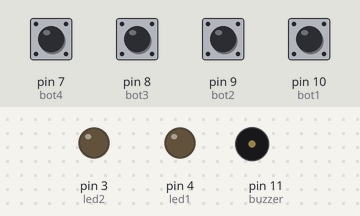
This sketch was run on a simulated Arduino Uno, built with avr-gcc and run on an emulated ATmega328P. Parts: output pins drawn as LEDs (lit = HIGH), buzzer (waves = sounding). Inputs (shaded band) come from the test bench; at power-on: pin 7 (bot4), pin 8 (bot3), pin 9 (bot2), pin 10 (bot1) LOW.

Above: at 1.2 s.
1.3 s: pin 7 (bot4) pulled HIGH for 0.15 s
At 1.38 s:
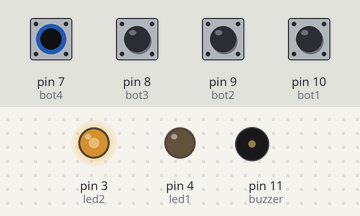
3.0 s: pin 10 (bot1) pulled HIGH for 1 s
At 3.6 s:
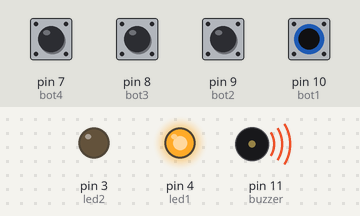
6.1 s: pin 8 (bot3) pulled HIGH for 0.15 s
At 6.2 s:
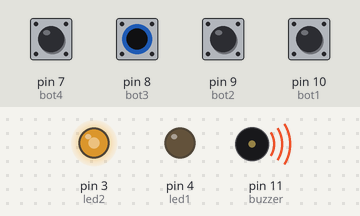
Timing chart, 0 to 6.1 s (numbered marks = the images above; inputs shaded):
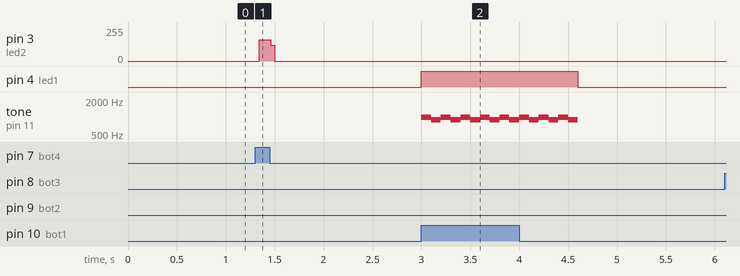

Measured:
- after the input at 1.3 s, pin 3 (led2): 0/255 → 158/255 at once, → 0/255 0.12 s later
- after the input at 3.0 s, pin 4 (led1): LOW → HIGH at once, → LOW 1.6 s later; tone on pin 11 (buzzer): silent → 1000 Hz at once, then repeats every 0.20 s: 900 Hz 0.10 s, 1000 Hz 0.10 s, until it stays silent from 4.6 s

The sketch:

JogoInclusivoParaCegos.ino
```cpp
//versão 1, reproduz apenas uma rodada.

#define NOTE1 1000//definindo a frequência que o buzzer tocará


int buzzer = 11;//porta onde está o buzzer.
int led1 = 4;//porta onde está a led
int led2 = 3;//porta onde está a led
int bot1 = 10;//porta onde está o primeiro  botão.
int bot2 = 9;//porta onde está o segundo botão.
int bot3 = 8;//porta onde está o terceiro botão.
int bot4 = 7;//porta onde está o quarto botão.

void setup() {

  pinMode(bot1, INPUT);//designando o botão como entrada.
  pinMode(bot2, INPUT);//designando o botão como entrada.
  pinMode(bot3, INPUT);//designando o botão como entrada.
  pinMode(bot4, INPUT);//designando o botão como entrada.
  pinMode(led1, OUTPUT);//designando a led como saida.
  pinMode(led2, OUTPUT);//designando a led como saida.
  pinMode(buzzer, OUTPUT);//designando o buzzer como saida.

  noTone(buzzer);//Tira a interferencia
}
void loop() {
   digitalWrite(led1, LOW);// mantendo a led desligada.
   digitalWrite(led2, LOW);// mantendo a led desligada.

   if(digitalRead(bot1) == HIGH){//se o botão 1 estiver ligado faça
    digitalWrite(led1, HIGH);//mantenha a led ligada.
    for(int i = 0; i <= 3; i ++)//contagem para controlar o som de "certo"
    {
      tone(buzzer, NOTE1);//toque a nota
      delay(100);//espere 100 milisegundos
      tone(buzzer, NOTE1 - 100);//toque a nota -100(no caso a nota abaixa a frequência para 900)
      delay(100);//espere 100 milisegundos
    }
    noTone(buzzer);//Tira a interferencia
   }

   if(digitalRead(bot2) == HIGH){//se botão 2 estiver ligado
    digitalWrite(led2, HIGH);// mantenha a led ligada
    tone(buzzer, NOTE1 -200);//toque a nota -200(no caso a nota abaixa a frequência para 800)

   }
   if(digitalRead(bot3) == HIGH){//se botão 3 estiver ligado
    digitalWrite(led2, HIGH);// mantenha a led ligada
    tone(buzzer, NOTE1 -200);//toque a nota -200(no caso a nota abaixa a frequência para 800)

   }
    if(digitalRead(bot4) == HIGH){//se botão 4 estiver ligado
    digitalWrite(led2, HIGH);// mantenha a led ligada
    tone(buzzer, NOTE1 -200);//toque a nota -200(no caso a nota abaixa a frequência para 800)

   }
   noTone(buzzer);
}

//futuras melhorias:
//Criar um jeito em que o código embaralhe as alternativas criando novas rodadas aleatórias. Ou optar por um leitor que funcione, totalmente autônomo.
//Talvez isso pode servir de base para um jogo didático para crianças cegas, se guiando pelo som e por rodadas.
```
